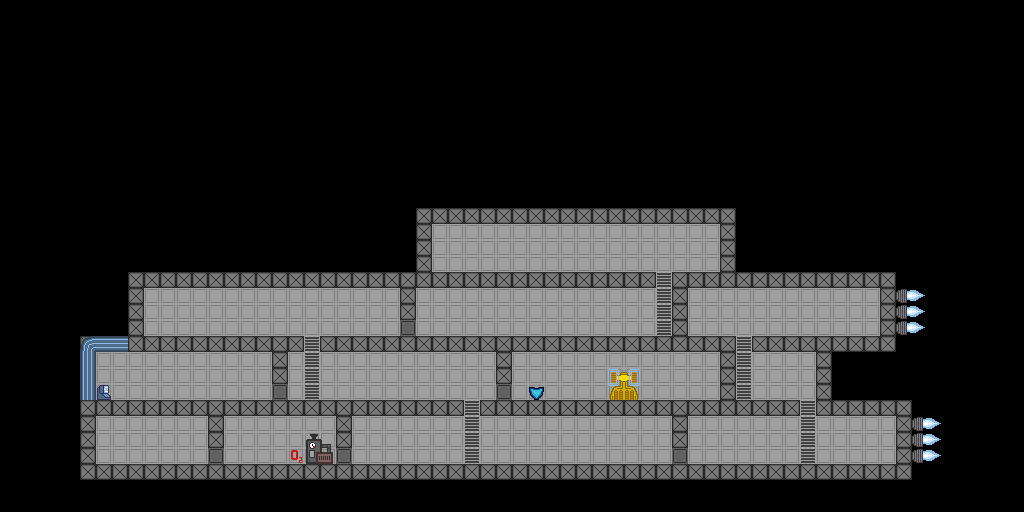

A level layout from a 2D game, rendered from its tile map. Below: a short description, then the map file with tile-grid data replaced by summaries:
An orthogonal 64x32 tile map with 16x16 px tiles, 2 tile layers (tiles, tiles_overlay) and 7 objects (6x door, spawn).

<map version="1.10" tiledversion="1.10.2" orientation="orthogonal" renderorder="right-down" width="64" height="32" tilewidth="16" tileheight="16" infinite="0" nextlayerid="4" nextobjectid="12">
 <tileset firstgid="1" source="tileset.tsx" />
 <layer id="1" name="tiles" width="64" height="32">
  <data>[2048 cells, 2048 non-empty, 5 distinct tile ids]</data>
 </layer>
 <layer id="2" name="tiles_overlay" width="64" height="32">
  <data>[2048 cells, 31 non-empty, 18 distinct tile ids]</data>
 </layer>
 <objectgroup id="3" name="objects">
  <object id="1" name="spawn" type="spawn" x="163" y="389">
   <ellipse />
  </object>
  <object id="2" name="door" type="door" x="407" y="329" />
  <object id="5" name="door" type="door" x="216" y="454" />
  <object id="7" name="door" type="door" x="281" y="389" />
  <object id="8" name="door" type="door" x="680" y="456" />
  <object id="10" name="door" type="door" x="346" y="457" />
  <object id="11" name="door" type="door" x="508" y="392" />
 </objectgroup>
</map>
